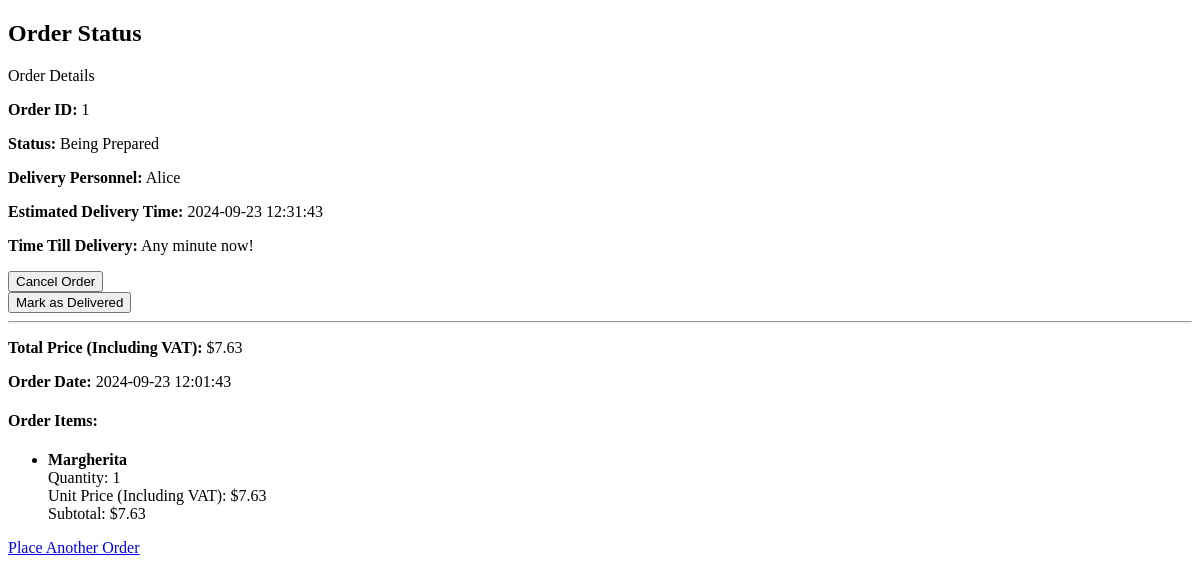
Page /order_status/1 (signed in) on the earlier database version.
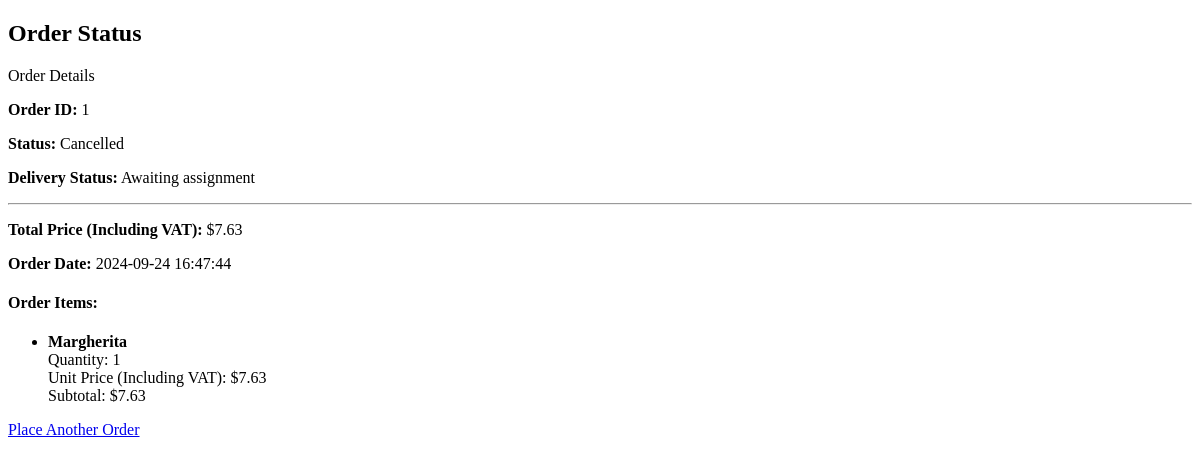
Same page on the later database version.
### models.py (models this page shows)
class Order(db.Model):
    __tablename__ = 'Order'
    id = Column(Integer, primary_key=True, autoincrement=True)
    customer_id = Column(Integer, ForeignKey('Customer.id'), nullable=False)
    order_date = Column(DateTime, default=datetime.now, nullable=False)
    delivery_time = Column(DateTime)
    total_price = Column(DECIMAL(10, 2), nullable=False)
    discount_percentage = Column(DECIMAL(5, 2), default=Decimal('0.00'))
    status = Column(Enum(OrderStatusEnum), nullable=False, default=OrderStatusEnum.Pending)
    is_cancelled = Column(Boolean, default=False)
    cancellation_time = Column(DateTime)
    customer = relationship('Customer', back_populates='orders')
    order_items = relationship('OrderItem', back_populates='order', cascade='all, delete-orphan')
    delivery = relationship('Delivery', back_populates='order', uselist=False)
    status_history = relationship('OrderStatusHistory', back_populates='order')

class DeliveryPersonnel(db.Model):
    __tablename__ = 'DeliveryPersonnel'
    id = Column(Integer, primary_key=True, autoincrement=True)
    name = Column(String(50), nullable=False)
    phone = Column(String(15), nullable=False)
    postal_code = Column(String(10), nullable=True)  # Changed nullable to True
    is_available = Column(Boolean, default=True)
    last_delivery_time = Column(DateTime)
    deliveries = relationship('Delivery', back_populates='delivery_personnel')

class Delivery(db.Model):
    __tablename__ = 'Delivery'
    id = Column(Integer, primary_key=True, autoincrement=True)
    order_id = Column(Integer, ForeignKey('Order.id'), nullable=False, unique=True)
    delivery_personnel_id = Column(Integer, ForeignKey('DeliveryPersonnel.id'), nullable=True)
    assigned_at = Column(DateTime, default=datetime.now)
    status = Column(Enum(OrderStatusEnum), nullable=False, default=OrderStatusEnum.Being_Prepared)
    estimated_delivery_time = Column(DateTime)
    delivery_time = Column(DateTime)
    order = relationship('Order', back_populates='delivery')
    delivery_personnel = relationship('DeliveryPersonnel', back_populates='deliveries')

class OrderItem(db.Model):
    __tablename__ = 'OrderItem'
    id = Column(Integer, primary_key=True, autoincrement=True)
    order_id = Column(Integer, ForeignKey('Order.id'), nullable=False)
    menu_item_id = Column(Integer, ForeignKey('MenuItem.id'), nullable=False)
    quantity = Column(Integer, default=1, nullable=False)
    price = Column(DECIMAL(10, 2), nullable=False)
    order = relationship('Order', back_populates='order_items')
    menu_item = relationship('MenuItem')

class MenuItem(db.Model):
    __tablename__ = 'MenuItem'
    id = Column(Integer, primary_key=True, autoincrement=True)
    name = Column(String(50), nullable=False)
    category = Column(Enum(MenuItemCategoryEnum), nullable=False)
    base_price = Column(DECIMAL(10, 2), nullable=False)
    is_vegan = Column(Boolean, default=False)
    is_vegetarian = Column(Boolean, default=False)
    ingredients = relationship(
        'Ingredient',
        secondary='MenuItemIngredient',
        backref=db.backref('menu_items', lazy='dynamic')
    )
    order_items = relationship('OrderItem', back_populates='menu_item')

### routes.py (the view)
    @app.route('/order_status/<int:order_id>', methods=['GET'])
    @login_required
    def order_status_page(order_id):
        order = Order.query.get_or_404(order_id)
        customer = order.customer
        now = datetime.now()
        if order.delivery and order.delivery.estimated_delivery_time:
            time_till_delivery = order.delivery.estimated_delivery_time - now
            if time_till_delivery.total_seconds() > 0:
                hours, remainder = divmod(int(time_till_delivery.total_seconds()), 3600)
                minutes, _ = divmod(remainder, 60)
                if hours > 0:
                    time_till_delivery_str = f"{hours}h {minutes}m"
                else:
                    time_till_delivery_str = f"{minutes}m"
            else:
                time_till_delivery_str = 'Any minute now!'
        else:
            time_till_delivery_str = 'Calculating...'
        return render_template(
            'order_status.html',
            order=order,
            customer=customer,
            time_till_delivery=time_till_delivery_str
        )

### app.py (called while the page is built)
@login_manager.user_loader
def load_user(user_id):
    return db.session.get(Customer, int(user_id))

### templates/order_status.html (shortened to what this page needs)
{% extends 'base.html' %}
{% block content %}
    <div class="container mt-5">
        <h2 class="mb-4">Order Status</h2>
        <div class="card">
            <div class="card-header">
                Order Details
            </div>
            <div class="card-body">
                <p><strong>Order ID:</strong> {{ order.id }}</p>
                <p>
                    <strong>Status:</strong>
                    <span id="order-status" class="badge">
                        {{ order.status.value }}
                    </span>
                </p>
                {% if order.delivery %}
                    <p><strong>Delivery Personnel:</strong>
                        <span id="delivery-personnel">
                            {{ order.delivery.delivery_personnel.name if order.delivery.delivery_personnel else 'Awaiting assignment' }}
                        </span>
                    </p>
                    <p><strong>Estimated Delivery Time:</strong>
                        <span id="estimated-delivery-time">
                            {{ order.delivery.estimated_delivery_time.strftime('%Y-%m-%d %H:%M:%S') if order.delivery.estimated_delivery_time else 'Calculating...' }}
                        </span>
                    </p>
                    <p><strong>Time Till Delivery:</strong>
                        <span id="time_till_delivery">
                            {{ time_till_delivery }}
                        </span>
                    </p>
                    {% if order.status not in ['Delivered', 'Cancelled'] %}
                        <form method="POST" action="{{ url_for('cancel_order_route', order_id=order.id) }}">
                            <button type="submit" class="btn btn-danger mt-3">Cancel Order</button>
                        </form>
                    {% endif %}
                    {% if order.delivery.status != 'Delivered' %}
                        <form method="POST" action="{{ url_for('complete_delivery_route', delivery_id=order.delivery.id) }}">
                            <button type="submit" class="btn btn-success mt-3">Mark as Delivered</button>
                        </form>
                    {% endif %}
                {% else %}
                    <p><strong>Delivery Status:</strong> <span class="badge bg-warning">Awaiting assignment</span></p>
                {% endif %}
                <hr>
                <p><strong>Total Price (Including VAT):</strong> ${{ "%.2f"|format(order.total_price) }}</p>
                <p><strong>Order Date:</strong> {{ order.order_date.strftime('%Y-%m-%d %H:%M:%S') }}</p>
                <h4 class="mt-4">Order Items:</h4>
                <ul class="list-group">
                    {% for item in order.order_items %}
                        <li class="list-group-item d-flex justify-content-between align-items-center">
                            <div>
                                <strong>{{ item.menu_item.name }}</strong><br>
                                Quantity: {{ item.quantity }}<br>
                                Unit Price (Including VAT): ${{ "%.2f"|format(item.price) }}
                            </div>
                            <span class="badge bg-primary rounded-pill">
                                Subtotal: ${{ "%.2f"|format(item.price * item.quantity) }}
                            </span>
                        </li>
                    {% endfor %}
                </ul>
            </div>
        </div>
        <a href="{{ url_for('order') }}" class="btn btn-primary mt-4">Place Another Order</a>
    </div>
{% endblock %}

### templates/base.html (shortened to what this page needs)
<!DOCTYPE html>
<html lang="en">
<head>
</head>
<body>
    <div class="container">
        {% block content %}{% endblock %}
    </div>
</body>
</html>

Differences in the rows shown:
no longer on this page (row edited): DeliveryPersonnel: delivery.delivery_personnel "Alice"
removed Delivery: delivery.estimated_delivery_time "2024-09-23 12:31:43"
changed Order id 1: status.value "Being Prepared" → "Cancelled"; order_date "2024-09-23 12:01:43" → "2024-09-24 16:47:44"; status "Being_Prepared" → "Cancelled" (drawn)
Other differences:
{{ time_till_delivery }}: "Any minute now!" → (not shown)
text no longer shown: "Delivery Personnel: Estimated Delivery Time: Time Till Delivery: Cancel Order Mark as Delivered"
text now shown: "Delivery Status: Awaiting assignment"
